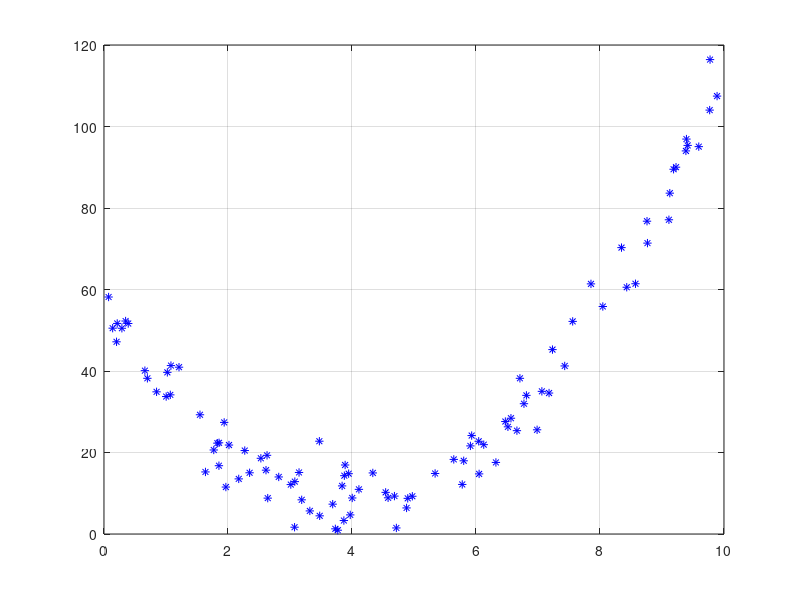

MATLAB code to generate this figure: (Note: this script raises an error after producing the figure.)
x=rand (1,100).*10;
noise=randn(1,100);
y=3*(x-4).^2+8+5*noise;
figure
plot(x,y,'b*')
% axis equal tight
grid on
constant=lsqcurvefit(@f2,[0;0;0],x,y);
a=constant(1)
b=constant(2)
c=constant(3)
xfit=0:0.1:10;
yfit=f2(constant,xfit);
figure
plot(x,y,'b*')
%axis equal tight
hold on
plot(xfit,yfit,'r', 'linewidth', 2)
grid on



